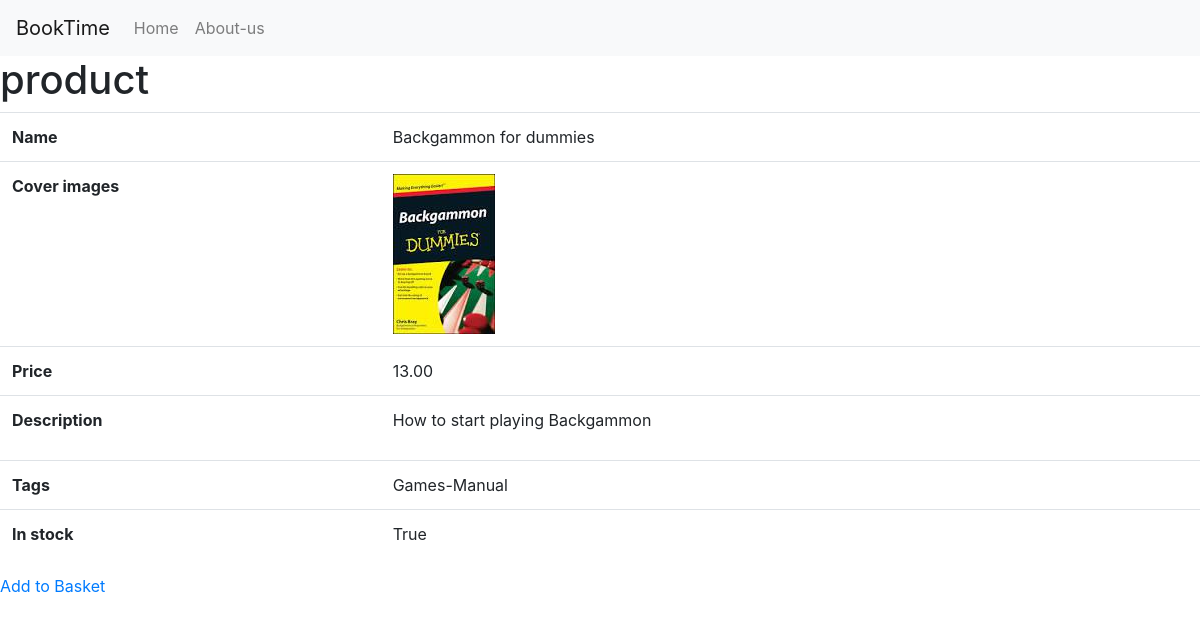
The page /product/backgammon-for-dummies on the database its author committed.
### main/models.py (models this page shows, shortened)
class Product(models.Model):
    tags = models.ManyToManyField(ProductTag, blank=True)
    name = models.CharField(max_length=32)
    description = models.TextField(blank=True)
    price = models.DecimalField(max_digits=6, decimal_places=2)
    slug = models.SlugField(max_length=48)
    active = models.BooleanField(default=True)
    in_stock = models.BooleanField(default=True)
    date_update = models.DateTimeField(auto_now=True)
    objects = ActiveManager()

class ProductImage(models.Model):
    product = models.ForeignKey(
        Product, on_delete= models.CASCADE
    )
    image = models.ImageField(upload_to="product-images")
    thumbnail = models.ImageField(upload_to="product-thumbnails", null= True)

class ProductTag(models.Model):
    name = models.CharField(max_length=32)
    slug = models.SlugField(max_length=48)
    description = models.TextField(blank=True)
    active = models.BooleanField(default=True)
    objects = ProductTagManager()
    def __str__(self):
        return self.name

### main/views.py (the view)
class ProducDetailView(DetailView):
    model = models.Product
    template_name = "product_detail.html"

### main/templates/product_detail.html
{% extends 'base.html' %}
{% block content %}
    <h1>product</h1>
    <table class="table">
        <tr>
            <th>Name</th>
            <td>{{object.name}}</td>
        </tr>
        <tr>
            <th>Cover images</th>
            <td>
                {% for image in object.productimage_set.all %}
                    <img src="{{image.thumbnail.url}}" alt="cover">
                {% endfor %}
            </td>
        </tr>
        <tr>
           <th>Price</th>
           <td>{{ object.price }}</td>
        </tr>
        <tr>
            <th>Description</th>
            <td> {{ object.description|linebreaks}}</td>
        </tr>
        <tr>
            <th>Tags</th>
            <td> {{ object.tags.all|join:"-"|default:"No tags available"}}</td>
        </tr>
        <tr>
            <th>In stock</th>
            <td> {{ object.in_stock}}</td>
        </tr>
    </table>
    <a href="{% url "add_to_basket" %}?product_id={{object.id}}">Add to Basket</a>
{% endblock content %}

### rows shown on the page
Product: name "Backgammon for dummies", price "13.00", description "How to start playing Backgammon", tags.all "Games-Manual", in_stock "True"
ProductImage: thumbnail (picture)
